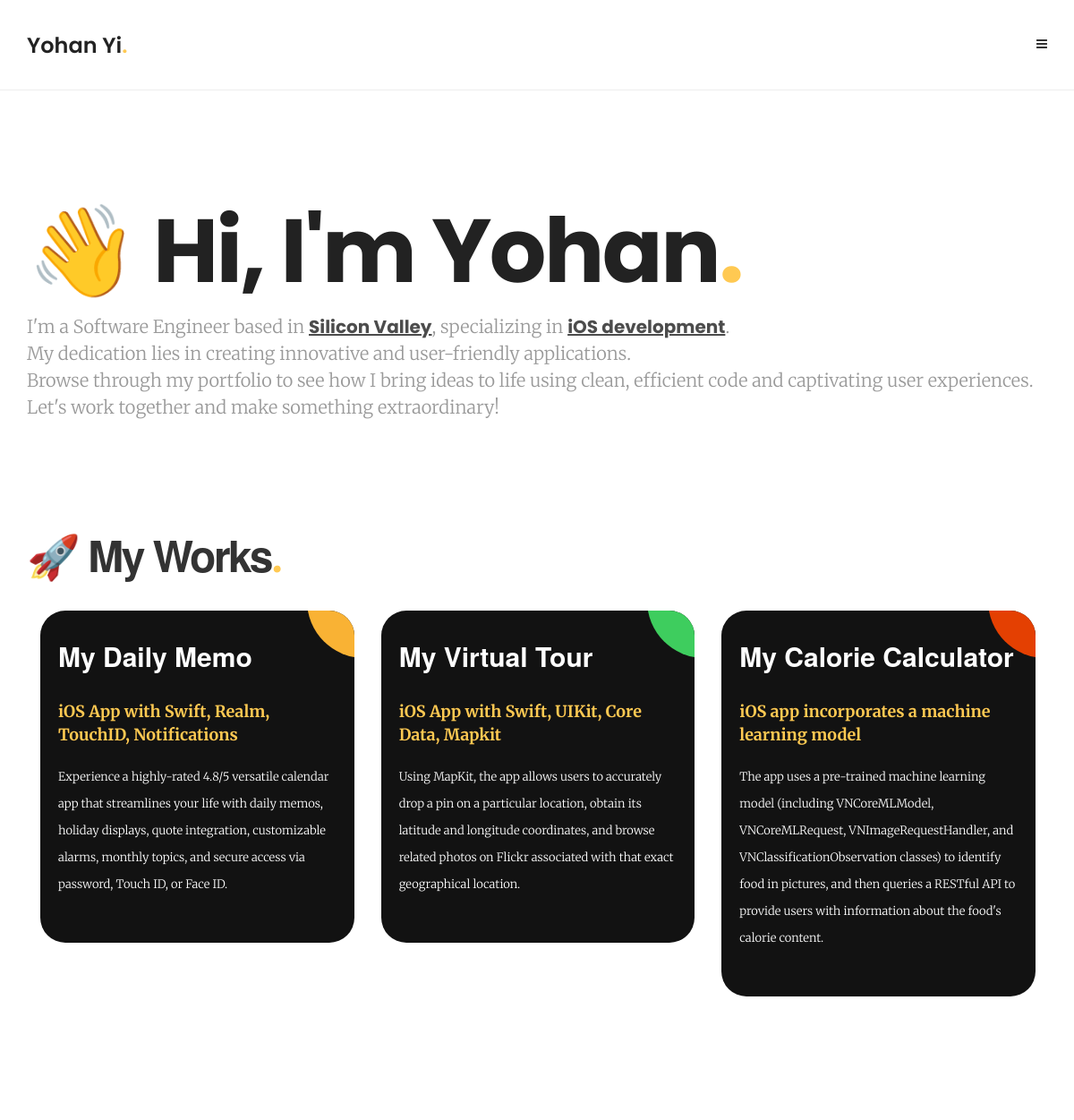
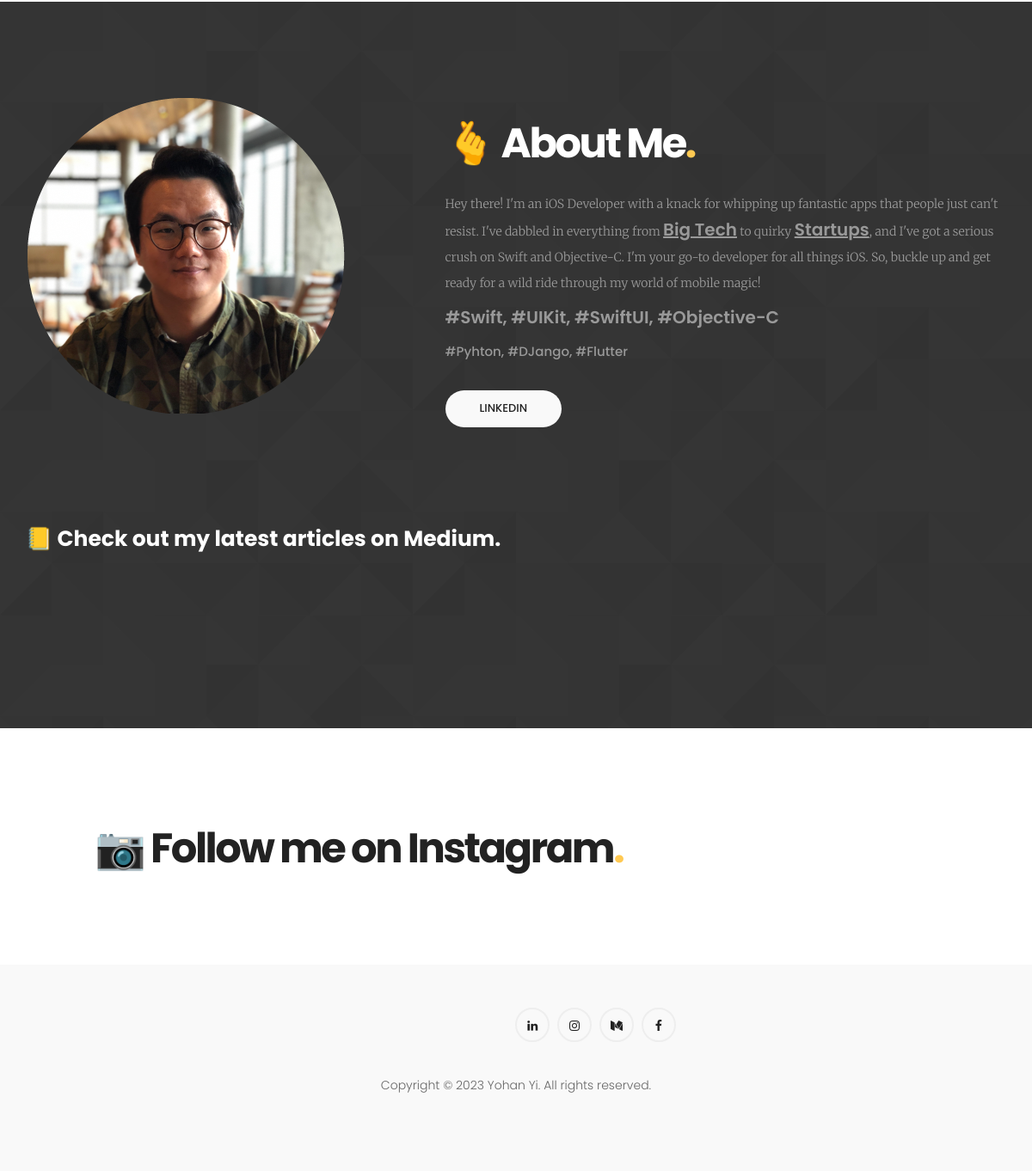
The page / on the database its author committed (2 pictures, top to bottom).
### mywork/models.py (models this page shows, shortened)
class Work(models.Model):
    title = models.CharField(max_length=200)
    subtitle = models.CharField(max_length=200)
    desciption = models.TextField()
    created_date = models.DateTimeField(default=timezone.now)
    published_date = models.DateTimeField(blank=True, null=True)
    link = models.CharField(max_length=200)

### yohanyime/views.py (the view)
# urls.py: path('',views.index,name="index"),
def index(request):
    worksModel = apps.get_model('mywork', 'Work')
    myworks = worksModel.objects.all
    return render(request,"index/index.html", {'myworks':myworks})

### templates/index/index.html (shortened to what this page needs)
{% load static %}
<!doctype html>
<html lang="en" class="no-js">
<head>
    {% block css %}
	<link rel="stylesheet" type="text/css" href="{% static 'css/bootstrap.min.css' %}" media="screen">
	<link rel="stylesheet" type="text/css" href="{% static 'css/font-awesome.min.css' %}" media="screen">
	<link rel="stylesheet" type="text/css" href="{% static 'css/elegant-icons.css' %}" media="screen">
	<link rel="stylesheet" type="text/css" href="{% static 'css/style.css' %}" media="screen">
    {% endblock css %}
</head>
<body>
	<div id="container">
		<header class="clearfix trans">
			<nav class="navbar navbar-default navbar-fixed-top" role="navigation">
				<div class="container">
					<div class="navbar-header">
						<a class="navbar-brand" href="http://www.yohanyi.me">Yohan Yi<span>.</span></a>
					</div>
					<div class="collapse navbar-collapse" id="bs-example-navbar-collapse-1">
						<ul class="nav navbar-nav navbar-right navigate-section">
							<li class="drop"><a href="#home">Home</a></li>
							<li><a href="#works">My Works</a></li>
							<li><a href="#about">About Me</a></li>
							<li><a href="#insta">Follow me on Instagram</a></li>
							<li><a href="mailto: yohanyi@yohanyi.me">Contact</a></li>
							<li><a class="open-menu" href="#"><i class="fa fa-bars" aria-hidden="true"></i></a></li>
						</ul>
					</div>
				</div>
			</nav>
		</header>
		<section class="banner-page-section">
			<div class="container">
				<h1>👋 Hi, I'm Yohan<span>.</span></h1>
				<p>I'm a Software Engineer based in <u>Silicon Valley</u>, specializing in <u>iOS development</u>.
					<br> My dedication lies in creating innovative and user-friendly applications.
					<br> Browse through my portfolio to see how I bring ideas to life using clean, efficient code
					and captivating user experiences.
					<br> Let's work together and make something extraordinary!
				</p>
			</div>
		</section>
		<section class="about-us-section">
			<div class="container">
				<div class="about-us-box">
					<div class="row">
						<div class="col-md-4">
							<div class="about-us-post">
								<h1>🚀 My Works<span>.</span></h1>
								<div class="ag-format-container">
									<div class="ag-courses_box">
										{% for work in myworks %}
									  <div class="ag-courses_item">
										<a href="{{ work.link }}" target="_blank" class="ag-courses-item_link">
										  <div class="ag-courses-item_bg"></div>
										  <div class="ag-courses-item_title">
											{{ work.title }}
										  </div>
										  <br>
										  <div class="ag-courses-item_date-box">
											<span class="ag-courses-item_skills">
												{{ work.subtitle }}
											</span>
											<br>
											<p class="ag-courses-item_desc">
												{{ work.desciption }}
											</p>
										</div>
										</a>
									  </div>
									  {% endfor %}
									</div>
								</div>
							</div>
						</div>
					</div>
				</div>
			</div>
		</section>
		<section class="team-section">
			<div class="container">
				<div class="title-section white-style">
					<div class="row">
							<div class="col-md-5">
								<img src="{% static 'images/main_img.png' %}" alt="">
							</div>
							<div class="col-md-7">
								<h1>🫰 About Me<span>.</span></h1>
								<p>Hey there! I'm an iOS Developer with a knack for whipping up fantastic apps that people just can't resist.
									I've dabbled in everything from <u class="highlight">Big Tech</u> to quirky <u class="highlight">Startups</u>, and I've got a serious crush on Swift and Objective-C.
									I'm your go-to developer for all things iOS. So, buckle up and get ready for a wild ride through my world of mobile magic!</p>
									<p class="highlight">#Swift, #UIKit, #SwiftUI, #Objective-C</p>
									<p class="highlight2">#Pyhton, #DJango, #Flutter</p>
								<br>
								<a class="button-one" href="https://www.linkedin.com/in/yohanhyunsungyi/" target="_blank">LinkedIn</a>
							</div>
					</div>
					<div class="blog-newsfeed">
						<h2 style="margin-bottom: 0px; font-size: 25px;">📒 Check out my latest articles on Medium<span>.</span></h2>
					</div>
				</div>
			</div>
		</section>
		<section class="clients-section">
			<div class="container">
				<div class="title-section">
					<div class="row">
						<h1>📷 Follow me on Instagram<span>.</span></h1>
					</div>
				</div>
			</div>
		</section>
		<footer>
			<div class="up-footer">
				<div class="container">
						<ul class="social-icons">
							<li><a class="linkedin" href="https://www.linkedin.com/in/yohanhyunsungyi/"><i class="fa fa-linkedin"></i></a></li>
							<li><a class="Instagram" href="https://www.instagram.com/yohanhyunsungyi/"><i class="fa fa-instagram"></i></a></li>
							<li><a class="Medium" href="https://medium.com/feed/@YOHANYI"><i class="fa fa-medium"></i></a></li>
							<li><a class="facebook" href="https://www.facebook.com/hyunsung.yi"><i class="fa fa-facebook"></i></a></li>
						</ul>
				</div>
				<p class="copyright">
					Copyright © 2023 Yohan Yi. All rights reserved.
				</p>
			</div>
		</footer>
	</div>
</body>
</html>

### rows shown on the page
Work: title "My Daily Memo", subtitle "iOS App with Swift, Realm, TouchID, Notifications", desciption "Experience a highly-rated 4.8/5 versatile calendar app that streamlines your life with daily memos, holiday displays, quote integration, customizable alarms, monthly topics, and secure access via password, Touch ID, or Face ID."
Work: title "My Virtual Tour", subtitle "iOS App with Swift, UIKit, Core Data, Mapkit", desciption "Using MapKit, the app allows users to accurately drop a pin on a particular location, obtain its latitude and longitude coordinates, and browse related photos on Flickr associated with that exact geographical location."
Work: title "My Calorie Calculator", subtitle "iOS app incorporates a machine learning model", desciption "The app uses a pre-trained machine learning model (including VNCoreMLModel, VNCoreMLRequest, VNImageRequestHandler, and VNClassificationObservation classes) to identify food in pictures, and then queries a RESTful API to provide users with information about the food's calorie content."
